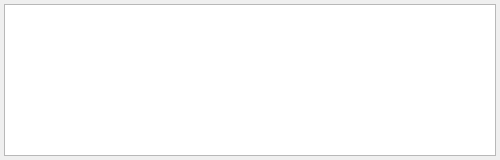
<?xml version="1.0" encoding="UTF-8"?>
<ui version="4.0">
 <class>Section_Mod_Statistics_Category</class>
 <widget class="QWidget" name="Section_Mod_Statistics_Category">
  <property name="geometry">
   <rect>
    <x>0</x>
    <y>0</y>
    <width>500</width>
    <height>160</height>
   </rect>
  </property>
  <layout class="QVBoxLayout" name="main_layout">
   <property name="spacing">
    <number>6</number>
   </property>
   <property name="leftMargin">
    <number>4</number>
   </property>
   <property name="topMargin">
    <number>4</number>
   </property>
   <property name="rightMargin">
    <number>4</number>
   </property>
   <property name="bottomMargin">
    <number>4</number>
   </property>
   <item>
    <widget class="QTreeView" name="tree_categories_creations">
     <property name="sizePolicy">
      <sizepolicy hsizetype="Expanding" vsizetype="Expanding">
       <horstretch>0</horstretch>
       <verstretch>0</verstretch>
      </sizepolicy>
     </property>
     <property name="minimumSize">
      <size>
       <width>0</width>
       <height>120</height>
      </size>
     </property>
     <property name="editTriggers">
      <set>QAbstractItemView::EditTrigger::NoEditTriggers</set>
     </property>
     <property name="indentation">
      <number>0</number>
     </property>
     <property name="rootIsDecorated">
      <bool>false</bool>
     </property>
    </widget>
   </item>
  </layout>
 </widget>
 <resources/>
 <connections/>
</ui>
